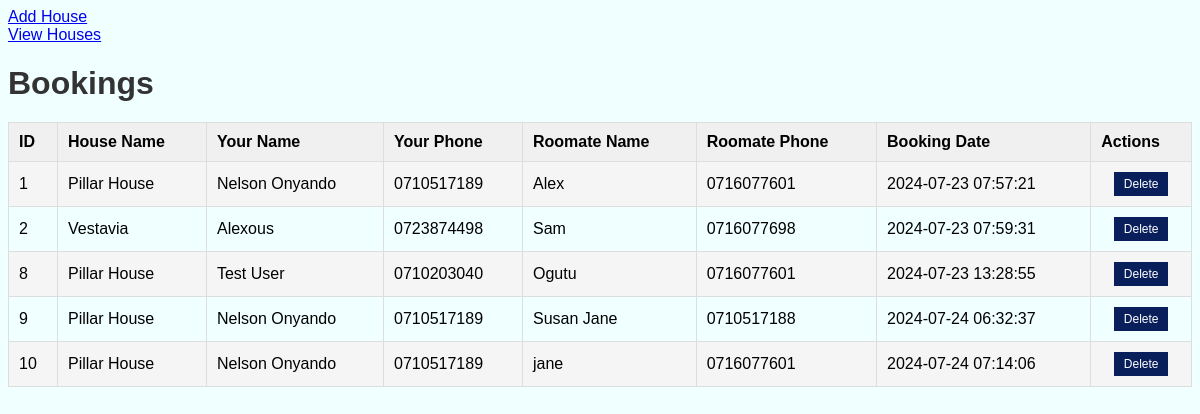
/buddy/admin/bookings.php, run on the app's committed database.
### tables this page shows
CREATE TABLE `bookings` (
  `id` int(11) NOT NULL,
  `house_id` int(11) DEFAULT NULL,
  `your_name` varchar(255) DEFAULT NULL,
  `your_phone` varchar(255) DEFAULT NULL,
  `roomate_name` varchar(255) DEFAULT NULL,
  `roomate_phone` varchar(255) DEFAULT NULL,
  `created_at` timestamp NOT NULL DEFAULT current_timestamp()
);

CREATE TABLE `houses` (
  `id` int(11) NOT NULL,
  `name` varchar(255) NOT NULL,
  `category` varchar(100) NOT NULL,
  `location` varchar(255) NOT NULL,
  `contact` varchar(50) DEFAULT NULL,
  `rent` varchar(255) DEFAULT NULL,
  `image` varchar(255) DEFAULT NULL,
  `vacancies` varchar(255) DEFAULT NULL
);

### buddy/admin/bookings.php (the view, shortened to what this page needs)
<?php
include '../config.php';
$sql = "SELECT b.id, h.name AS house_name, b.your_name, b.your_phone, b.roomate_name, b.roomate_phone, b.created_at
        FROM bookings b
        JOIN houses h ON b.house_id = h.id";
if ($result = mysqli_query($link, $sql)) {
    ?>
    <a href='addHouse.php'>Add House</a><br>
    <a href='viewHouse.php'>View Houses</a><br>
    <h1>Bookings</h1>
    <?php if (mysqli_num_rows($result) > 0) { ?>
        <table>
            <tr>
                <th>ID</th>
                <th>House Name</th>
                <th>Your Name</th>
                <th>Your Phone</th>
                <th>Roomate Name</th>
                <th>Roomate Phone</th>
                <th>Booking Date</th>
                <th>Actions</th>
            </tr>
            <?php while ($row = mysqli_fetch_array($result)) { ?>
                <tr>
                    <td><?php echo htmlspecialchars($row['id']); ?></td>
                    <td><?php echo htmlspecialchars($row['house_name']); ?></td>
                    <td><?php echo htmlspecialchars($row['your_name']); ?></td>
                    <td><?php echo htmlspecialchars($row['your_phone']); ?></td>
                    <td><?php echo htmlspecialchars($row['roomate_name']); ?></td>
                    <td><?php echo htmlspecialchars($row['roomate_phone']); ?></td>
                    <td><?php echo htmlspecialchars($row['created_at']); ?></td>
                    <td class="actions">
                        <form method='post' action='delete_booking.php' style='display:inline;'>
                            <input type='submit' class='delete-button' value='Delete' onclick='return confirm("Are you sure you want to delete this booking?");'>
                        </form>
                    </td>
                </tr>
            <?php } ?>
        </table>
    <?php } else { ?>
        <p>No bookings found.</p>
    <?php } ?>
    <?php } else { ?>
        <p>ERROR: Could not execute query: <?php echo $sql; ?>. <?php echo mysqli_error($link); ?></p>
    <?php } ?>

### buddy/admin/bookings.php (style rules this page uses)
h1 { color: #333; margin-bottom: 20px; }
table { border-collapse: collapse; width: 100%; }
th, td { border: 1px solid #ddd; padding: 10px; text-align: left; }
th { background-color: #f0f0f0; }
tr:nth-child(even) { background-color: #f5f5f5; }
.actions { text-align: center; }
.delete-button { background-color:#081F5C; color: #fff; border: none; padding: 5px 10px; font-size: 12px; cursor: pointer; }

### data on the page
bookings: id "1", house.name "Pillar House", your_name "Nelson Onyando", your_phone "0710517189", roomate_name "Alex", roomate_phone "0716077601", created_at "2024-07-23 07:57:21"
bookings: id "2", house.name "Vestavia", your_name "Alexous", your_phone "0723874498", roomate_name "Sam", roomate_phone "0716077698", created_at "2024-07-23 07:59:31"
bookings: id "8", house.name "Pillar House", your_name "Test User", your_phone "0710203040", roomate_name "Ogutu", roomate_phone "0716077601", created_at "2024-07-23 13:28:55"
bookings: id "9", house.name "Pillar House", your_name "Nelson Onyando", your_phone "0710517189", roomate_name "Susan Jane", roomate_phone "0710517188", created_at "2024-07-24 06:32:37"
bookings: id "10", house.name "Pillar House", your_name "Nelson Onyando", your_phone "0710517189", roomate_name "jane", roomate_phone "0716077601", created_at "2024-07-24 07:14:06"
